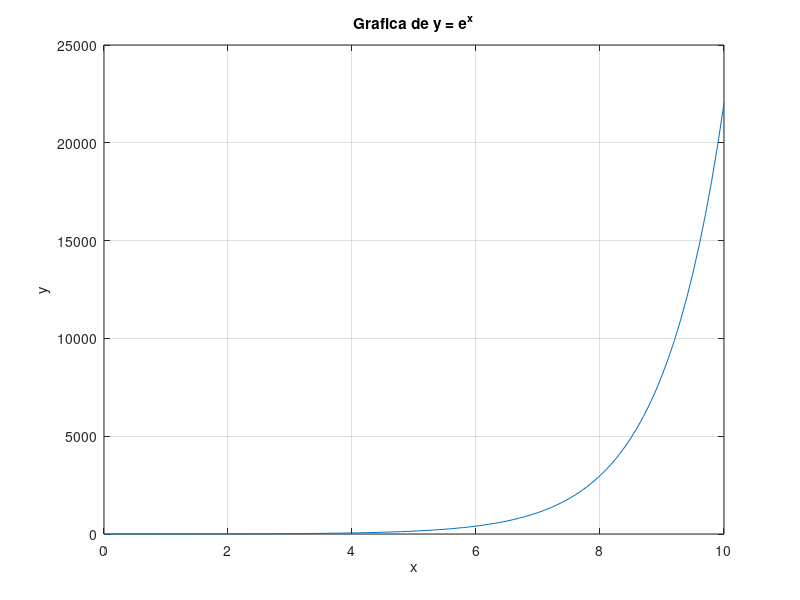

Write the MATLAB code that produced this figure.

% Programa que grafica la funcion y = e^x desde x = 0 hasta x = 10.

x = 0:0.1:10;

y = exp(x);
figure
plot(x, y)
title('Grafica de y = e^x')
xlabel('x')
ylabel('y')
grid on